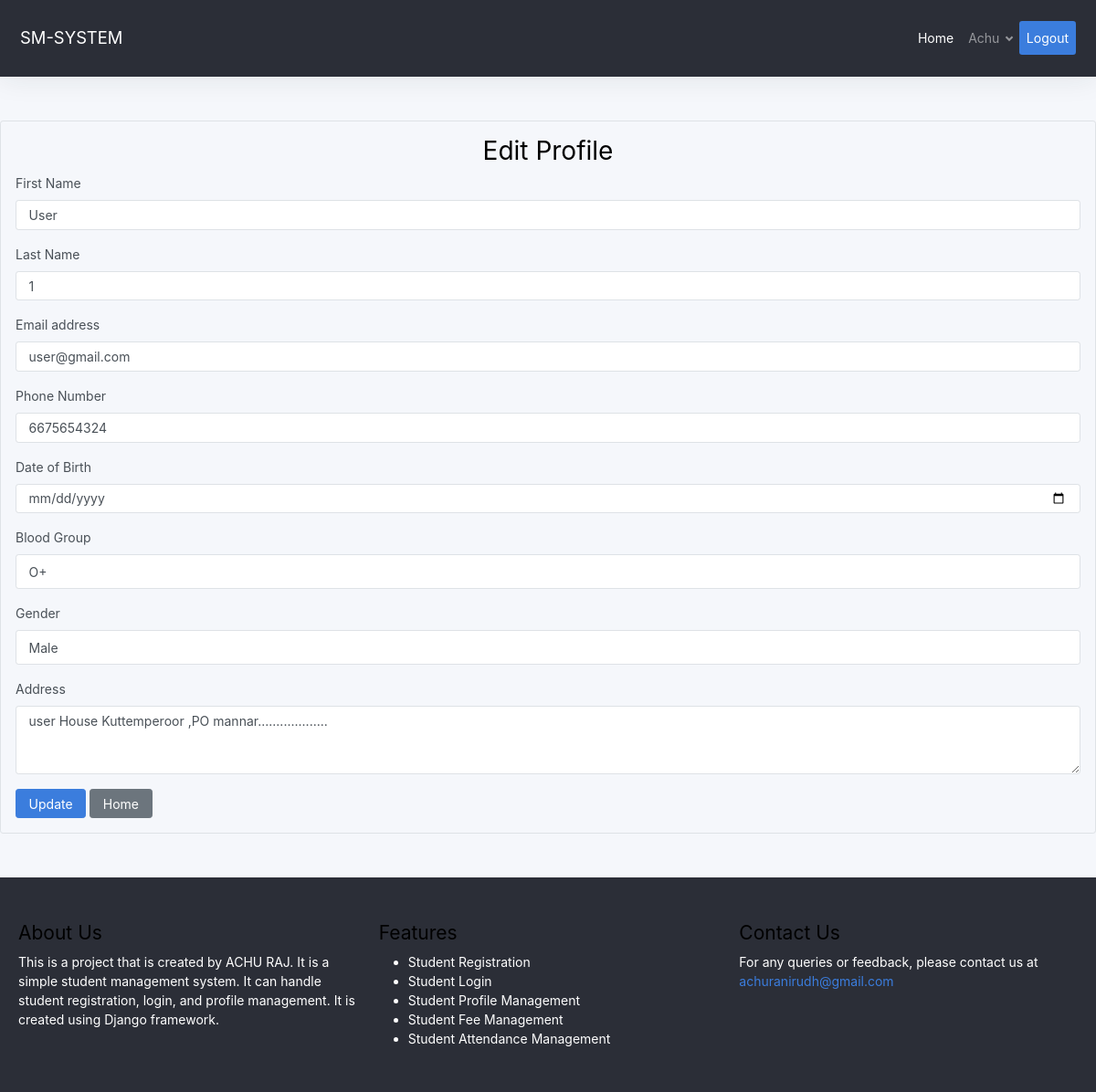
Screenshot of /edit_profile/1/ (signed in) with the database file from the repository.
### home/models.py (models this page shows, shortened)
class Student(models.Model):
    first_name = models.CharField(max_length=50)
    last_name  = models.CharField(max_length=50)
    user = models.OneToOneField(User, on_delete=models.CASCADE,null=True,blank=True)
    registration_number = models.CharField(max_length=20, unique=True, null=True, blank=True)
    date_of_birth = models.DateField(null=True, blank=True)
    email = models.EmailField(null=True, blank=True)
    phone = models.BigIntegerField(null=True, blank=True)
    address = models.TextField(null=True, blank=True)
    BLOOD_GROUP_CHOICES = [
        ('A+', 'A+'),
        ('A-', 'A-'),
        ('B+', 'B+'),
        ('B-', 'B-'),
        ('AB+', 'AB+'),
        ('AB-', 'AB-'),
        ('O+', 'O+'),
        ('O-', 'O-'),
    ]
    blood_group = models.CharField(max_length=3, choices=BLOOD_GROUP_CHOICES, null=True, blank=True)
    GENDER_CHOICES = [
        ('Male', 'Male'),
        ('Female', 'Female'),
        ('Other', 'Other'),
    ]
    gender = models.CharField(max_length=6, choices=GENDER_CHOICES, null=True, blank=True)
    department = models.ForeignKey('Department', on_delete=models.SET_NULL, null=True, blank=True)
    bach = models.ForeignKey('Batch', on_delete=models.SET_NULL, null=True, blank=True)
    FEES_CHOICE = [
        ('Unpaid','Unpaid'),
        ('pending','Pending'),
        ('paid','paid'),
    ]
    fees = models.CharField(max_length=10, choices=FEES_CHOICE, null=True, blank=True)
    ATTENTANCE_CHOICE = [
        ('Present','Present'),
        ('Absent','Absent'),
    ]
    attendence = models.CharField(max_length=10, choices=ATTENTANCE_CHOICE, null=True, blank=True)

### home/views.py (the view)
# urls.py: path('edit_profile/<int:id>/', edit_profile, name='edit_profile'),
def edit_profile(request,id):
    try:
        student = request.user.student  # Get the student object for the logged-in user
    except Student.DoesNotExist:
        student = None
    if request.method == 'POST':
        form = StudentProfileUpdate(request.POST, instance=student)
        if form.is_valid():
            form.save()
            messages.success(request, 'Profile updated successfully')
            return redirect('index')  # Redirect to the profile page after saving
    else:
        form = StudentProfileUpdate(instance=student)
    return render(request, 'edit_profile.html', {'form': form, 'student': student})

### home/models.py
class StudentProfileUpdate(forms.ModelForm):
    class Meta:
        model = Student
        fields = [
            'first_name', 'last_name',  'email',
            'phone', 'address', 'blood_group', 'gender','date_of_birth'
        ]
        widgets = {
            'date_of_birth': forms.DateInput(attrs={'type': 'date'}),
            'address': forms.Textarea(attrs={'rows': 3}),
        }

### templates/edit_profile.html (shortened to what this page needs)
{% extends "base.html" %}
{% block content %}
<div class="container-sm p-3 border rounded mt-3">
    <h1 class="text-center">Edit Profile</h1>
    <form method="POST" action="{% url 'edit_profile' student.id %}">
        <div class="form-group">
            <label for="first_name">First Name</label>
            <input type="text" class="form-control" name="first_name" id="first_name" value="{{ form.first_name.value|default:student.first_name }}">
        </div>
        <div class="form-group">
            <label for="last_name">Last Name</label>
            <input type="text" class="form-control" name="last_name" id="last_name" value="{{ form.last_name.value|default:student.last_name }}">
        </div>
        <div class="form-group">
            <label for="email">Email address</label>
            <input type="email" class="form-control" name="email" id="email" value="{{ form.email.value|default:student.email }}">
        </div>
        <div class="form-group">
            <label for="phone">Phone Number</label>
            <input type="text" class="form-control" name="phone" id="phone" value="{{ form.phone.value|default:student.phone }}">
        </div>
        <div class="form-group">
            <label for="date_of_birth">Date of Birth</label>
            <input type="date" class="form-control" name="date_of_birth" id="date_of_birth" value="{{ form.date_of_birth.value|default:student.date_of_birth|date:'d-y-m' }}">
        </div>
        <div class="form-group">
            <label for="blood_group">Blood Group</label>
            <select class="form-control" name="blood_group" id="blood_group">
                <option value="O+" {% if form.blood_group.value == "O+" %}selected{% elif student.blood_group == "O+" %}selected{% endif %}>O+</option>
            </select>
        </div>
        <div class="form-group">
            <label for="gender">Gender</label>
            <select class="form-control" name="gender" id="gender">
                <option value="Male" {% if form.gender.value == "Male" %}selected{% elif student.gender == "Male" %}selected{% endif %}>Male</option>
            </select>
        </div>
        <div class="form-group">
            <label for="address">Address</label>
            <textarea class="form-control" name="address" id="address" rows="3">{{ form.address.value|default:student.address }}</textarea>
        </div>
        <button type="submit" class="btn btn-primary">Update</button>
        <a href="{% url 'index' %}" class="btn btn-secondary">Home</a>
    </form>
</div>
{% endblock %}

### templates/nav.html (shortened to what this page needs)
<nav class="navbar navbar-expand-lg navbar-dark" style="background-color: #2b2e37;">
    <a class="navbar-brand" href="#">SM-SYSTEM</a>
    <div class="collapse navbar-collapse" id="navbarNav" >
        <ul class="navbar-nav ml-auto">
            <li class="nav-item active">
                <a class="nav-link" href="{% url "index" %}">Home <span class="sr-only">(current)</span></a>
            </li>
            <li class="nav-item">
                {% if user.is_authenticated %}
                {% if user.is_staff %}
                <li class="nav-item dropdown">
                    <a class="nav-link dropdown-toggle" href="{% url 'admin:index' %}" role="button" data-toggle="dropdown" aria-expanded="false">
                        {{ user.username }}
                    </a>
                    <div class="dropdown-menu" aria-labelledby="navbarDropdown">
                        <a class="dropdown-item" href="{% url 'admin:index' %}">Admin Panel</a>
                    </div>
                </li>
                {% else %}
                <li class="nav-item">
                    <li class="nav-item dropdown">
                        <a class="nav-link dropdown-toggle" href="#" id="navbarDropdown" role="button" data-toggle="dropdown" aria-haspopup="true" aria-expanded="false">
                                    {{ user.username }}
                                </a>
                            </li>
                            {% endif %}
                            {% endif %}
                        </li>
                        <li class="nav-item  rounded bg-primary text-white">
                            {% if user.is_authenticated %}
                            <a class="nav-link active p-2" href="{% url 'logout' %}?next={{ request.path }}" onclick="event.preventDefault(); document.getElementById('logout-form').submit();">Logout</a>
                            {% else %}
                    <a class="nav-link active p-2" href="{% url 'login' %}">Login</a>
                    {% endif %}
                </li>
            </li>
        </ul>
    </div>
</nav>

### rows the page displays
Student: first_name "User", last_name "1", email "user@gmail.com", phone "6675654324", blood_group "O+", gender "Male", address "user House Kuttemperoor ,PO mannar..................."

### other values shown
{{ user.username }} "Achu"
